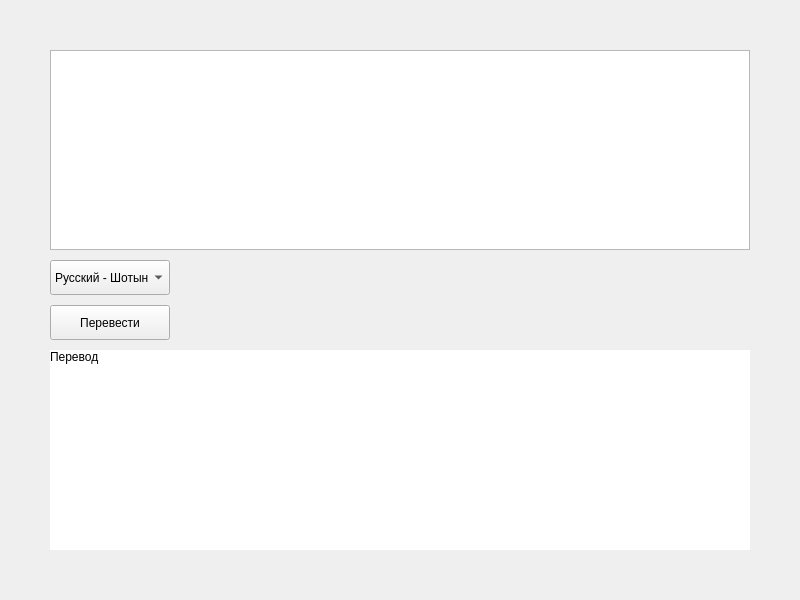
<?xml version="1.0" encoding="UTF-8"?>
<ui version="4.0">
 <class>MainWindow</class>
 <widget class="QMainWindow" name="MainWindow">
  <property name="geometry">
   <rect>
    <x>0</x>
    <y>0</y>
    <width>800</width>
    <height>600</height>
   </rect>
  </property>
  <property name="windowTitle">
   <string>High mind translator</string>
  </property>
  <widget class="QWidget" name="centralwidget">
   <widget class="QTextEdit" name="originalText">
    <property name="geometry">
     <rect>
      <x>50</x>
      <y>50</y>
      <width>700</width>
      <height>200</height>
     </rect>
    </property>
    <property name="styleSheet">
     <string notr="true"/>
    </property>
    <property name="html">
     <string>&lt;!DOCTYPE HTML PUBLIC &quot;-//W3C//DTD HTML 4.0//EN&quot; &quot;http://www.w3.org/TR/REC-html40/strict.dtd&quot;&gt;
&lt;html&gt;&lt;head&gt;&lt;meta name=&quot;qrichtext&quot; content=&quot;1&quot; /&gt;&lt;style type=&quot;text/css&quot;&gt;
p, li { white-space: pre-wrap; }
&lt;/style&gt;&lt;/head&gt;&lt;body style=&quot; font-family:'MS Shell Dlg 2'; font-size:8.25pt; font-weight:400; font-style:normal;&quot;&gt;
&lt;p style=&quot;-qt-paragraph-type:empty; margin-top:0px; margin-bottom:0px; margin-left:0px; margin-right:0px; -qt-block-indent:0; text-indent:0px;&quot;&gt;&lt;br /&gt;&lt;/p&gt;&lt;/body&gt;&lt;/html&gt;</string>
    </property>
   </widget>
   <widget class="QLabel" name="translatedText">
    <property name="geometry">
     <rect>
      <x>50</x>
      <y>350</y>
      <width>700</width>
      <height>200</height>
     </rect>
    </property>
    <property name="styleSheet">
     <string notr="true">border-color: rgb(0, 0, 0);
background-color: rgb(255, 255, 255);
</string>
    </property>
    <property name="text">
     <string>Перевод</string>
    </property>
    <property name="alignment">
     <set>Qt::AlignLeading|Qt::AlignLeft|Qt::AlignTop</set>
    </property>
    <property name="textInteractionFlags">
     <set>Qt::LinksAccessibleByMouse|Qt::TextSelectableByMouse</set>
    </property>
   </widget>
   <widget class="QPushButton" name="translateButton">
    <property name="geometry">
     <rect>
      <x>50</x>
      <y>305</y>
      <width>120</width>
      <height>35</height>
     </rect>
    </property>
    <property name="text">
     <string>Перевести</string>
    </property>
   </widget>
   <widget class="QComboBox" name="changeLang">
    <property name="geometry">
     <rect>
      <x>50</x>
      <y>260</y>
      <width>120</width>
      <height>35</height>
     </rect>
    </property>
    <item>
     <property name="text">
      <string>Русский - Шотыну</string>
     </property>
    </item>
    <item>
     <property name="text">
      <string>Шотыну - Русский</string>
     </property>
    </item>
   </widget>
  </widget>
 </widget>
 <resources/>
 <connections/>
</ui>
